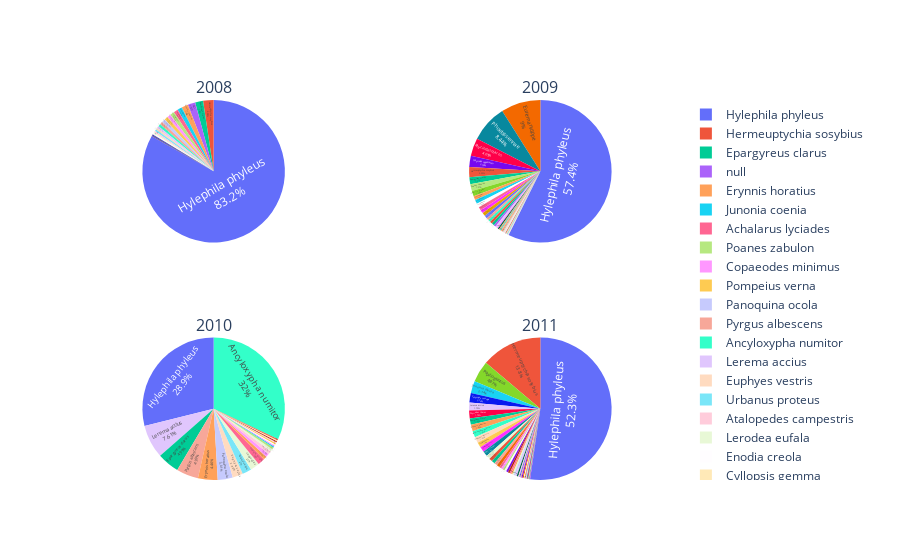

Notebook source saved alongside this figure:
### Code cell
butterflyPies2 = make_subplots(
   rows=2, cols=2,
   specs=[[
      {"type": "pie"},
      {"type": "pie"}
   ],
    [
      {"type": "pie"},
      {"type": "pie"}
   ]],
   subplot_titles=("2008", "2009", "2010", "2011"))

butterflyPies2.add_trace(go.Pie(
   values=butterfly08['Quantity Seen'],
   labels=butterfly08['Scientific Name'],
   name="2008"),
   row=1, col=1
)

butterflyPies2.add_trace(go.Pie(
   values=butterfly09['Quantity Seen'],
   labels=butterfly09['Scientific Name'],
   name="2009"),
   row=1, col=2
)

butterflyPies2.add_trace(go.Pie(
   values=butterfly10['Quantity Seen'],
   labels=butterfly10['Scientific Name'],
   name="2010"),
   row=2, col=1
)

butterflyPies2.add_trace(go.Pie(
   values=butterfly11['Quantity Seen'],
   labels=butterfly11['Scientific Name'],
   name="2011"),
   row=2, col=2
)

butterflyPies2.update_traces(textposition='inside', textinfo='percent+label')
butterflyPies2.write_html("butterflyPies2.html")
butterflyPies2.show()

### Figure 1 — Plotly figure (JSON) as saved in the notebook; plotly's stock layout.template omitted (floating-point values rounded to 4 significant figures)
{"data": [{"domain": {"x": [0, 0.45], "y": [0.625, 1]}, "labels": ["Epargyreus clarus", "Achalarus lyciades", "Erynnis horatius", "Pyrgus albescens", "Lerema accius", "Ancyloxypha numitor", "Copaeodes minimus", "Hylephila phyleus", "Pompeius verna", "Atalopedes campestris", "Poanes zabulon", "Euphyes vestris", "Lerodea eufala", "Panoquina ocola", "Amblyscirtes aesculapius", "Junonia coenia", "Asterocampa celtis", "Enodia creola", "Satyrodes appalachia", "Hermeuptychia sosybius", "Cyllopsis gemma", "Wallengrenia egeremet", "Urbanus proteus", null, null], "name": "2008", "textinfo": "percent+label", "textposition": "inside", "type": "pie", "values": [22, 12, 18, 8, 6, 7, 10, 1014, 10, 4, 12, 5, 4, 10, 1, 13, 1, 2, 1, 29, 2, 2, 5, 12, 9]}, {"domain": {"x": [0.55, 1], "y": [0.625, 1]}, "labels": ["Epargyreus clarus", "Achalarus lyciades", "Thorybes bathyllus", "Thorybes pylades", "Erynnis horatius", "Erynnis zarucco", "Pyrgus albescens", "Lerema accius", "Ancyloxypha numitor", "Copaeodes minimus", "Hylephila phyleus", "Pompeius verna", "Atalopedes campestris", "Poanes zabulon", "Euphyes vestris", "Lerodea eufala", "Panoquina ocola", "Amblyscirtes aesculapius", "Agraulis vanillae", "Battus philenor", "Papilio polyxenes", "Papilio glaucus", "Papilio troilus", "Phoebis sennae", "Eurema lisa", "Eurema nicippe", "Everes comyntas", "Libytheana carinenta", "Euptoieta claudia", "Phyciodes tharos", "Polygonia interrogationis", "Vanessa virginiensis", "Junonia coenia", "Limenitis arthemis astyanax", "Asterocampa celtis", "Enodia portlandia", "Enodia anthedon", "Enodia creola", "Satyrodes appalachia", "Hermeuptychia sosybius", "Nastra lherminier"], "name": "2009", "textinfo": "percent+label", "textposition": "inside", "type": "pie", "values": [14, 7, 2, 2, 8, 1, 5, 3, 5, 3, 510, 2, 1, 14, 1, 1, 1, 1, 5, 6, 7, 11, 2, 75, 1, 80, 1, 1, 5, 36, 2, 7, 8, 4, 3, 1, 1, 8, 23, 20, 1]}, {"domain": {"x": [0, 0.45], "y": [0, 0.375]}, "labels": ["Danaus plexippus", "Epargyreus clarus", "Achalarus lyciades", "Thorybes bathyllus", "Thorybes pylades", "Erynnis horatius", "Erynnis zarucco", "Pyrgus albescens", "Lerema accius", "Ancyloxypha numitor", "Copaeodes minimus", "Hylephila phyleus", "Polites origenes", "Wallengrenia otho", "Pompeius verna", "Atalopedes campestris", "Problema byssus", "Poanes zabulon", "Euphyes vestris", "Lerodea eufala", "Panoquina ocola", "Amblyscirtes aesculapius", "Amblyscirtes vialis", "Agraulis vanillae"], "name": "2010", "textinfo": "percent+label", "textposition": "inside", "type": "pie", "values": [8, 19, 6, 3, 1, 17, 3, 19, 29, 122, 1, 110, 1, 3, 1, 1, 2, 2, 9, 8, 13, 1, 1, 1]}, {"domain": {"x": [0.55, 1], "y": [0, 0.375]}, "labels": ["Danaus plexippus", "Epargyreus clarus", "Achalarus lyciades", "Thorybes bathyllus", "Erynnis horatius", "Erynnis zarucco", "Pyrgus albescens", "Lerema accius", "Ancyloxypha numitor", "Hylephila phyleus", "Polites origenes", "Pompeius verna", "Atalopedes campestris", "Problema byssus", "Poanes zabulon", "Euphyes vestris", "Lerodea eufala", "Panoquina ocola", "Agraulis vanillae", "Battus philenor", "Papilio polyxenes", "Papilio glaucus", "Papilio troilus", "Pontia protodice", "Phoebis sennae", "Eurema nicippe", "Everes comyntas", "Libytheana carinenta", "Euptoieta claudia", "Phyciodes tharos", "Vanessa virginiensis", "Junonia coenia", "Limenitis arthemis astyanax", "Asterocampa celtis", "Enodia anthedon", "Enodia creola", "Satyrodes appalachia", "Hermeuptychia sosybius", "Nastra lherminier", "Strymon melinus", "Calycopis cecrops", "Celastrina ladon", "Vanessa atalanta", "Polites themistocles", "Polites vibex", "Anatrytone logan", "Cercyonis pegala"], "name": "2011", "textinfo": "percent+label", "textposition": "inside", "type": "pie", "values": [1, 17, 4, 4, 17, 5, 8, 21, 17, 612, 2, 14, 3, 4, 5, 16, 10, 4, 9, 3, 14, 57, 6, 1, 14, 8, 1, 3, 9, 21, 2, 32, 2, 1, 4, 5, 5, 162, 2, 5, 25, 3, 3, 2, 1, 2, 4]}], "layout": {"annotations": [{"font": {"size": 16}, "showarrow": false, "text": "2008", "x": 0.225, "xanchor": "center", "xref": "paper", "y": 1, "yanchor": "bottom", "yref": "paper"}, {"font": {"size": 16}, "showarrow": false, "text": "2009", "x": 0.775, "xanchor": "center", "xref": "paper", "y": 1, "yanchor": "bottom", "yref": "paper"}, {"font": {"size": 16}, "showarrow": false, "text": "2010", "x": 0.225, "xanchor": "center", "xref": "paper", "y": 0.375, "yanchor": "bottom", "yref": "paper"}, {"font": {"size": 16}, "showarrow": false, "text": "2011", "x": 0.775, "xanchor": "center", "xref": "paper", "y": 0.375, "yanchor": "bottom", "yref": "paper"}]}}
